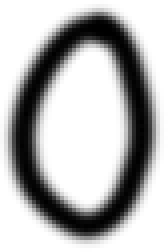
#> input picture test_zero_0.png, 42 x 63 px, found by its file name (shown 4 times larger); its folder holds 5 pictures in this run
$ python convert.py
#> lines starting #> are read from the running program, lines starting #| are printed output that depends on the picture
from PIL import Image
import glob
import os

def convert_images():
    out_dir = 'dataset_resized'
    cnt = 0
    for img in glob.glob('dataset\\one*.png'):
        Image.open(img).resize((8, 8)).save(os.path.join(out_dir, f'one{cnt}.png'))
        cnt += 1

    cnt = 0
    for img in glob.glob('dataset\\zero*.png'):
        Image.open(img).resize((8, 8)).save(os.path.join(out_dir, f'zero{cnt}.png'))
        cnt += 1


    cnt = 0
    for img in glob.glob('dataset\\two*.png'):
        Image.open(img).resize((8, 8)).save(os.path.join(out_dir, f'two{cnt}.png'))
        cnt += 1


    cnt = 0
    for img in glob.glob('dataset\\three*.png'):
        Image.open(img).resize((8, 8)).save(os.path.join(out_dir, f'three{cnt}.png'))
        cnt += 1

def convert_single(path, out):
#> called with path = '.\\test_zero_0.png', out = '.\\test\\test_zero_0.png'
    Image.open(path).resize((8, 8)).save(out)

if __name__ == "__main__":
    # convert_images()
    convert_single(".\\test_zero_0.png", ".\\test\\test_zero_0.png")
    convert_single(".\\test_zero_1.png", ".\\test\\test_zero_1.png")
#> call 2 of convert_single, with path = '.\\test_zero_1.png', out = '.\\test\\test_zero_1.png'
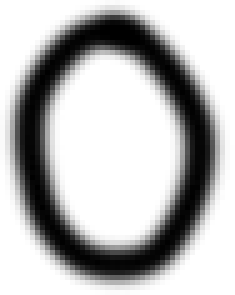
#> input picture test_zero_1.png, 47 x 59 px, found by its file name (shown 5 times larger)
    convert_single(".\\test_one_0.png", ".\\test\\test_one_0.png")
#> call 3 of convert_single, with path = '.\\test_one_0.png', out = '.\\test\\test_one_0.png'
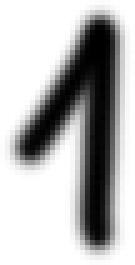
#> input picture test_one_0.png, 27 x 53 px, found by its file name (shown 5 times larger)
    convert_single(".\\test_one_1.png", ".\\test\\test_one_1.png")
#> call 4 of convert_single, with path = '.\\test_one_1.png', out = '.\\test\\test_one_1.png'
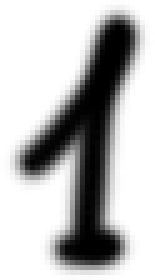
#> input picture test_one_1.png, 31 x 56 px, found by its file name (shown 5 times larger)
#> (the run stopped early here; a loop or call above may not have finished)
